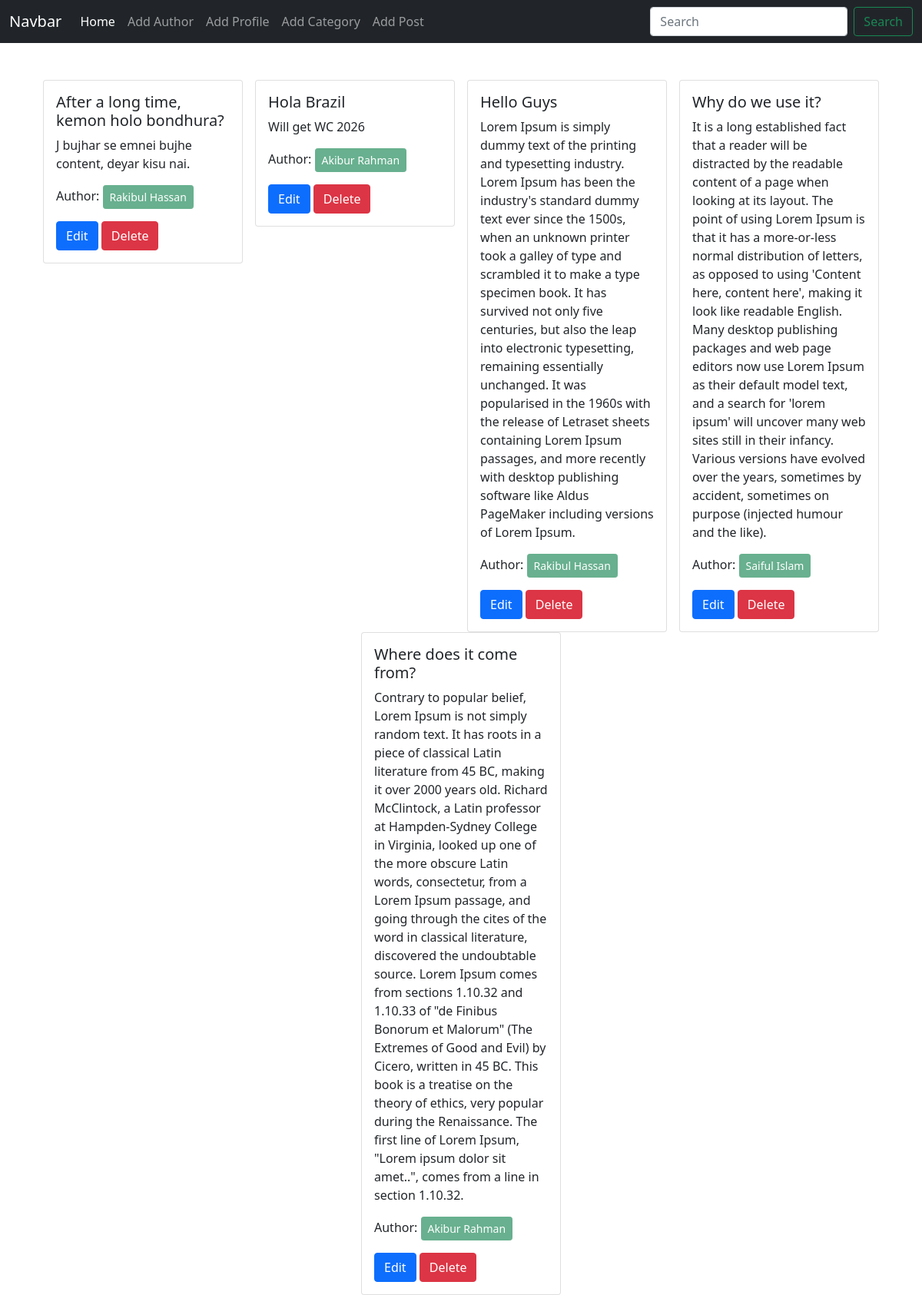
The page / on the database its author committed.
### posts/models.py (models this page shows, shortened)
class Post(models.Model):
    title = models.CharField(max_length=100)
    content = models.TextField()
    category = models.ManyToManyField(Category) # ekta post multiple category er moddhe thakte pare
    author = models.ForeignKey(Author, on_delete=models.CASCADE) # author k delete kore dile, tar sob data delete hoye jabe, like facebook id delete kore dile tar sob post auto delete hoye jabe.

### author/models.py (models this page shows, shortened)
class Author(models.Model):
    name = models.CharField(max_length=20)
    bio = models.TextField()
    phone_number = models.CharField(max_length=12)

### blog_project/views.py (the view)
# urls.py: 2. Add a URL to urlpatterns:  path('', views.home, name='home')
def home(request):
    data = Post.objects.all()
    return render(request, 'home.html', {'data' : data})

### templates/home.html (shortened to what this page needs)
{% extends 'base.html' %} {% block content %}
<div class="d-flex justify-content-center flex-wrap px-5 pt-5">
  {% for post in data %}
  <div class="col-sm-3">
    <div class="card mx-2">
      <div class="card-body">
        <h5 class="card-title">{{post.title}}</h5>
        <p class="card-text">{{post.content}}</p>
        <p>Author: <button class="btn btn-sm btn-success" disabled>{{post.author.name}}</button></p>
        <a href="#" class="btn btn-primary">Edit</a>
        <a href="#" class="btn btn-danger">Delete</a>
      </div>
    </div>
  </div>
  {% endfor %}
</div>
{% endblock content %}

### templates/base.html (shortened to what this page needs)
<!DOCTYPE html>
<html lang="en">
  <head>
    <link
      href="https://cdn.jsdelivr.net/npm/bootstrap@5.0.2/dist/css/bootstrap.min.css"
      rel="stylesheet"
    />
  </head>
  <body>
    <nav class="navbar navbar-expand-lg navbar-dark bg-dark">
      <div class="container-fluid">
        <a class="navbar-brand" href="#">Navbar</a>
        <div class="collapse navbar-collapse" id="navbarSupportedContent">
          <ul class="navbar-nav me-auto mb-2 mb-lg-0">
            <li class="nav-item">
              <a
                class="nav-link active"
                aria-current="page"
                href="{% url 'homepage' %}"
                >Home</a
              >
            </li>
            <li class="nav-item">
              <a class="nav-link" href="{% url 'add_author' %}">Add Author</a>
            </li>
            <li class="nav-item">
              <a class="nav-link" href="{% url 'add_profile' %}">Add Profile</a>
            </li>
            <li class="nav-item">
              <a class="nav-link" href="{% url 'add_category' %}"
                >Add Category</a
              >
            </li>
            <li class="nav-item">
              <a class="nav-link" href="{% url 'add_post' %}">Add Post</a>
            </li>
          </ul>
          <form class="d-flex">
            <input
              class="form-control me-2"
              type="search"
              placeholder="Search"
              aria-label="Search"
            />
            <button class="btn btn-outline-success" type="submit">
              Search
            </button>
          </form>
        </div>
      </div>
    </nav>
    {% block content %} {% endblock %}
  </body>
</html>

### rows shown on the page
Post: title "After a long time, kemon holo bondhura?", content "J bujhar se emnei bujhe content, deyar kisu nai.", author.name "Rakibul Hassan"
Post: title "Hola Brazil", content "Will get WC 2026", author.name "Akibur Rahman"
Post: title "Hello Guys", content "Lorem Ipsum is simply dummy text of the printing and typesetting industry. Lorem Ipsum has been the industry's standard dummy text ever since the 1500s, when an unknown printer took a galley of type and scrambled it to make a type specimen book. It has survived not only five centuries, but also the leap into electronic typesetting, remaining essentially unchanged. It was popularised in the 1960s with the release of Letraset sheets containing Lorem Ipsum passages, and more recently with desktop publishing software like Aldus PageMaker including versions of Lorem Ipsum.", author.name "Rakibul Hassan"
Post: title "Why do we use it?", content "It is a long established fact that a reader will be distracted by the readable content of a page when looking at its layout. The point of using Lorem Ipsum is that it has a more-or-less normal distribution of letters, as opposed to using 'Content here, content here', making it look like readable English. Many desktop publishing packages and web page editors now use Lorem Ipsum as their default model text, and a search for 'lorem ipsum' will uncover many web sites still in their infancy. Various versions have evolved over the years, sometimes by accident, sometimes on purpose (injected humour and the like).", author.name "Saiful Islam"
Post: title "Where does it come from?", content "Contrary to popular belief, Lorem Ipsum is not simply random text. It has roots in a piece of classical Latin literature from 45 BC, making it over 2000 years old. Richard McClintock, a Latin professor at Hampden-Sydney College in Virginia, looked up one of the more obscure Latin words, consectetur, from a Lorem Ipsum passage, and going through the cites of the word in classical literature, discovered the undoubtable source. Lorem Ipsum comes from sections 1.10.32 and 1.10.33 of \"de Finibus Bonorum et Malorum\" (The Extremes of Good and Evil) by Cicero, written in 45 BC. This book is a treatise on the theory of ethics, very popular during the Renaissance. The first line of Lorem Ipsum,…", author.name "Akibur Rahman"
